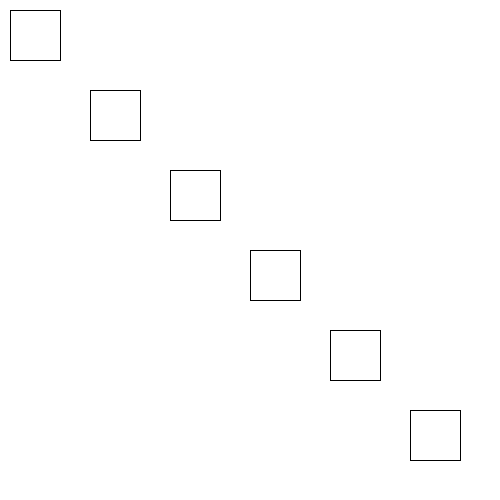
Frame 1 (no input)
Frame 60 (the mouse pressed at the canvas centre just before this capture): identical to frame 1, image omitted
Frame 120 (the mouse held since frame 60 and released just before this capture): identical to frame 1, image omitted

The Processing sketch that drew this single still picture (run headless with seeded random() and noise(); from frame 60 on, the mouse is pressed at the canvas centre):

// Processing sketch: processing_66617
// ── processing_66617.pde


int[] posX;
int[] posY;
int[] cubeSize;

void setup() {
  background(255);
  size(500, 500);

  posX = new int[6];
  posY = new int[6];
  cubeSize = new int[12];

  for (int i = 0; i < posX.length; i++) {
    posX[i] = i*80+10;
    posY[i] = i*80+10;

    cubeSize[i] = 50;
  }
}

void draw() {  
  background(255);
  smooth();

  for (int i = 0; i < 6; i++) {
    if (mouseY > posY[i]
      && mouseY < posY[i] + cubeSize[i]
      && mouseX > posX[i]
      && mouseX < posX[i] + cubeSize[i]
      && mousePressed) {
      cubeSize[i]++;
    }
    noFill();
    rect(posX[i], posY[i], cubeSize[i], cubeSize[i]);  
  }
}
